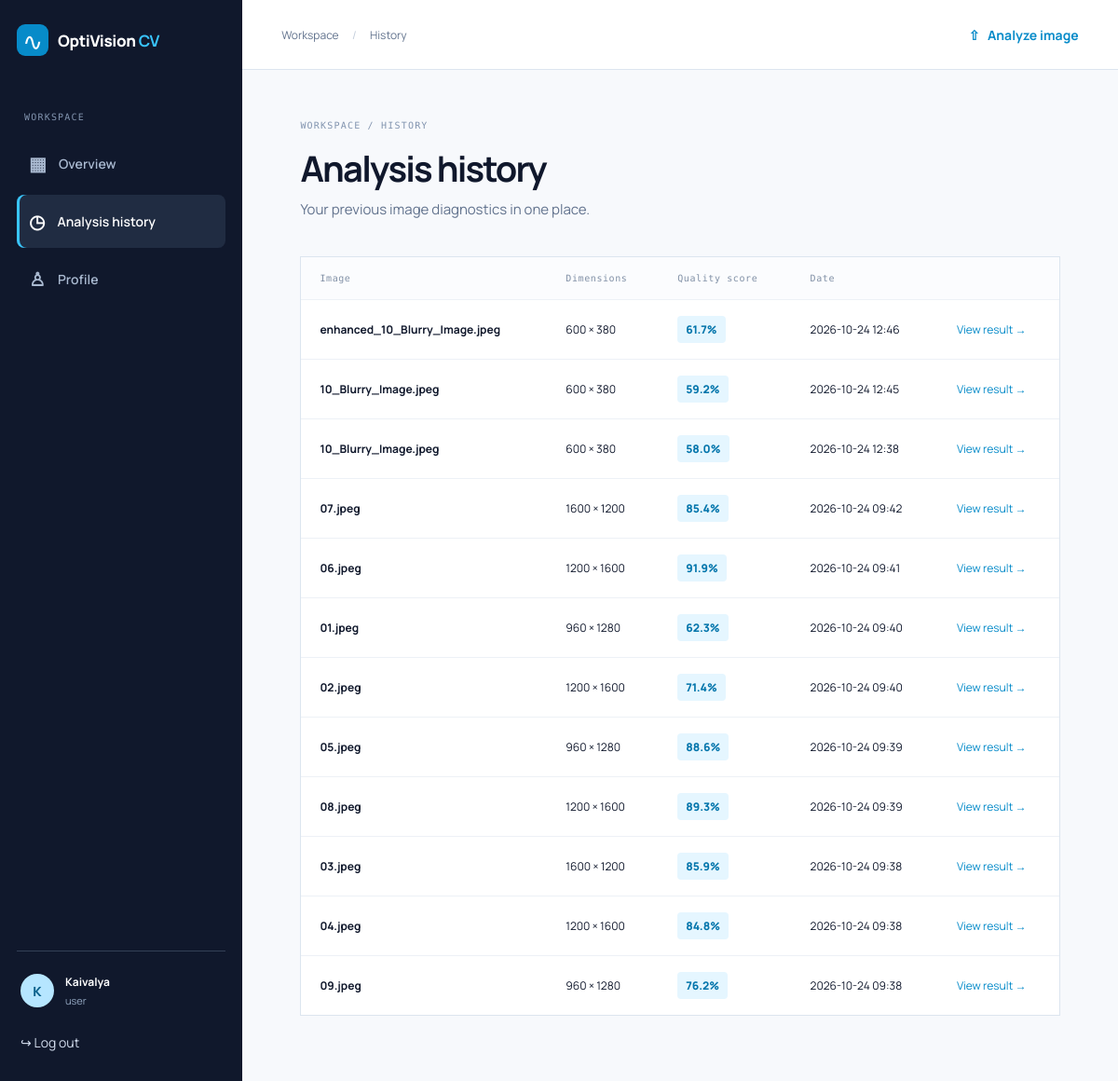
The app's page /history (signed in) with its own data.
### tables this page shows
CREATE TABLE users(
            id INTEGER PRIMARY KEY AUTOINCREMENT,
            name TEXT NOT NULL, email TEXT NOT NULL UNIQUE,
            password_hash TEXT NOT NULL, role TEXT NOT NULL DEFAULT 'user',
            active INTEGER NOT NULL DEFAULT 1, created_at TEXT NOT NULL
        );

CREATE TABLE analyses(
            id INTEGER PRIMARY KEY AUTOINCREMENT,
            user_id INTEGER NOT NULL, filename TEXT NOT NULL, stored_name TEXT NOT NULL,
            width INTEGER, height INTEGER, score REAL, metrics TEXT NOT NULL,
            created_at TEXT NOT NULL,
            FOREIGN KEY(user_id) REFERENCES users(id)
        );

### app.py (the view)
@app.route("/history")
@login_required
def history():
    with db() as con:
        rows = con.execute("SELECT * FROM analyses WHERE user_id=? ORDER BY id DESC",(current_user()["id"],)).fetchall()
    return render_template("history.html", rows=rows)

### app.py (called while the page is built)
def db():
    conn = sqlite3.connect(DB_PATH)
    conn.row_factory = sqlite3.Row
    return conn

def current_user():
    if not session.get("user_id"): return None
    with db() as con:
        return con.execute("SELECT id,name,email,role,active,created_at FROM users WHERE id=?", (session["user_id"],)).fetchone()

@app.context_processor
def inject_user():
    return {"current_user": current_user()}

def login_required(fn):
    @wraps(fn)
    def wrapper(*args, **kwargs):
        user = current_user()
        if not user:
            flash("Please sign in to continue.", "info")
            return redirect(url_for("login"))
        if not user["active"]:
            session.clear()
            flash("This account is disabled. Contact the administrator.", "error")
            return redirect(url_for("login"))
        return fn(*args, **kwargs)
    return wrapper

### templates/history.html (shortened to what this page needs)
{% extends "base.html" %}
{% block content %}
<div class="page-heading"><div class="eyebrow">WORKSPACE / HISTORY</div><h1>Analysis history</h1><p>Your previous image diagnostics in one place.</p></div>
{% if rows %}<div class="table-card"><table><thead><tr><th>Image</th><th>Dimensions</th><th>Quality score</th><th>Date</th><th></th></tr></thead><tbody>{% for row in rows %}<tr><td>{{ row.filename }}</td><td>{{ row.width }} × {{ row.height }}</td><td><span class="score-pill">{{ '%.1f'|format(row.score) }}%</span></td><td>{{ row.created_at[:16].replace('T',' ') }}</td><td><a href="{{ url_for('result',analysis_id=row.id) }}">View result →</a></td></tr>{% endfor %}</tbody></table></div>{% else %}<div class="empty-state"><h3>No analyses saved yet</h3><p>Your image results will appear here.</p><a class="button" href="{{ url_for('upload') }}">Analyze an image</a></div>{% endif %}
{% endblock %}

### templates/base.html (shortened to what this page needs)
<!doctype html>
<html lang="en">
<head>
  <link rel="stylesheet" href="{{ url_for('static', filename='style.css') }}">
</head>
<body>
{% if current_user %}
<div class="app-shell">
  <aside class="sidebar">
    <a class="brand" href="{{ url_for('dashboard') }}"><span class="brand-icon">∿</span><span>OptiVision <b>CV</b></span></a>
    <div class="side-label">WORKSPACE</div>
    <nav>
      <a class="{{ 'active' if request.endpoint == 'dashboard' else '' }}" href="{{ url_for('dashboard') }}"><span>▦</span> Overview</a>
      <a class="{{ 'active' if request.endpoint == 'history' else '' }}" href="{{ url_for('history') }}"><span>◷</span> Analysis history</a>
      <a class="{{ 'active' if request.endpoint == 'profile' else '' }}" href="{{ url_for('profile') }}"><span>♙</span> Profile</a>
    </nav>
    <div class="sidebar-bottom">
      <div class="avatar">{{ current_user.name[:1]|upper }}</div>
      <div class="account"><strong>{{ current_user.name }}</strong><small>{{ current_user.role }}</small></div>
      <a class="logout" href="{{ url_for('logout') }}">↪ Log out</a>
    </div>
  </aside>
  <main class="main-area">
    <header class="topbar"><div class="crumb">Workspace <span>/</span> {{ request.endpoint|replace('_',' ') }}</div><a class="top-upload" href="{{ url_for('upload') }}">⇧ &nbsp; Analyze image</a></header>
    <section class="page-content">
{% endif %}
{% block content %}{% endblock %}
{% if current_user %}</section></main></div>{% else %}</main>{% endif %}
</body></html>

### static/style.css (style rules this page uses)
:root { --navy:#10182c;--ink:#10182c;--muted:#61728d;--blue:#078bc9;--cyan:#39c5ff;--pale:#e1f3ff;--line:#dce5ef;--bg:#f7f9fc;--white:#fff;--green:#08b58a }
* { box-sizing:border-box }
body { margin:0;background:var(--bg);color:var(--ink);font-family:Manrope,Arial,sans-serif;font-size:14px }
a { color:var(--blue);text-decoration:none }
.app-shell { min-height:100vh;display:flex }
.sidebar { width:260px;flex:0 0 260px;background:var(--navy);color:white;min-height:100vh;padding:26px 18px;display:flex;flex-direction:column }
.brand { display:flex;align-items:center;gap:10px;color:inherit;font-weight:800;font-size:17px;letter-spacing:-.4px }
.brand b { color:var(--cyan) }
.brand-icon { width:34px;height:34px;display:grid;place-items:center;background:#078bc9;color:#fff;border-radius:9px;font-size:26px;font-weight:500 }
.side-label,.eyebrow { font-family:'DM Mono',monospace;font-size:10px;letter-spacing:1.2px;color:#8294af }
.side-label { margin:60px 8px 16px }
.sidebar nav { display:grid;gap:5px }
.sidebar nav a { display:flex;gap:13px;align-items:center;padding:15px 13px;border-radius:8px;color:#a9b9d0;font-weight:600 }
.sidebar nav a span { font-size:20px }
.sidebar nav a.active,.sidebar nav a:hover { background:#202c42;color:white;box-shadow:inset 3px 0 var(--cyan) }
.sidebar-bottom { margin-top:auto;border-top:1px solid #344057;padding:24px 4px 0;display:grid;grid-template-columns:38px 1fr;gap:10px;align-items:center }
.avatar { width:36px;height:36px;border-radius:50%;background:#b6e6ff;color:#08608a;display:grid;place-items:center;font-weight:800;flex-shrink:0 }
.account strong,.account small { display:block }
.account strong { font-size:12px }
.account small { color:#92a6c0;margin-top:4px;font-size:11px }
.logout { grid-column:1/3;color:#d2dced;margin-top:12px;padding:6px 0 }
.main-area { min-width:0;flex:1 }
.topbar { height:75px;background:white;border-bottom:1px solid var(--line);display:flex;align-items:center;justify-content:space-between;padding:0 4.5%;position:sticky;top:0;z-index:2 }
.crumb { color:var(--muted);font-size:12px;text-transform:capitalize }
.crumb span { margin:0 12px;color:#c1ccda }
.top-upload { font-weight:700 }
.page-content { padding:44px clamp(24px,5.2vw,86px) 70px;max-width:1700px;margin:auto }
.page-heading { margin:10px 0 40px }
.page-heading h1 { font-size:38px;letter-spacing:-1.8px;margin:14px 0 8px }
.page-heading p { color:var(--muted);margin:0;font-size:15px }
.table-card { background:white;border:1px solid var(--line);overflow:auto }
table { width:100%;border-collapse:collapse;text-align:left;white-space:nowrap }
th { font-family:'DM Mono';font-size:10px;letter-spacing:.6px;color:#8190a6;font-weight:400;background:#fbfcfe }
th,td { padding:17px 20px;border-bottom:1px solid #edf1f6 }
td { font-size:12px }
td:first-child { font-weight:700 }
tr:last-child td { border-bottom:0 }
.score-pill { display:inline-block;padding:6px 9px;background:#e5f6ff;color:#0576ac;border-radius:4px;font-weight:800 }

### records on screen
users: name "K", name "Kaivalya", role "user"
analyses: filename "enhanced_10_Blurry_Image.jpeg", width "600", height "380", score "61.7", created_at "2026-10-24 12:46"
analyses: filename "10_Blurry_Image.jpeg", width "600", height "380", score "59.2", created_at "2026-10-24 12:45"
analyses: filename "10_Blurry_Image.jpeg", width "600", height "380", score "58.0", created_at "2026-10-24 12:38"
analyses: filename "07.jpeg", width "1600", height "1200", score "85.4", created_at "2026-10-24 09:42"
analyses: filename "06.jpeg", width "1200", height "1600", score "91.9", created_at "2026-10-24 09:41"
analyses: filename "01.jpeg", width "960", height "1280", score "62.3", created_at "2026-10-24 09:40"
analyses: filename "02.jpeg", width "1200", height "1600", score "71.4", created_at "2026-10-24 09:40"
analyses: filename "05.jpeg", width "960", height "1280", score "88.6", created_at "2026-10-24 09:39"
analyses: filename "08.jpeg", width "1200", height "1600", score "89.3", created_at "2026-10-24 09:39"
analyses: filename "03.jpeg", width "1600", height "1200", score "85.9", created_at "2026-10-24 09:38"
analyses: filename "04.jpeg", width "1200", height "1600", score "84.8", created_at "2026-10-24 09:38"
analyses: filename "09.jpeg", width "960", height "1280", score "76.2", created_at "2026-10-24 09:38"

### other values on screen
{{ request.endpoint|replace('_',' ') }} "History"
